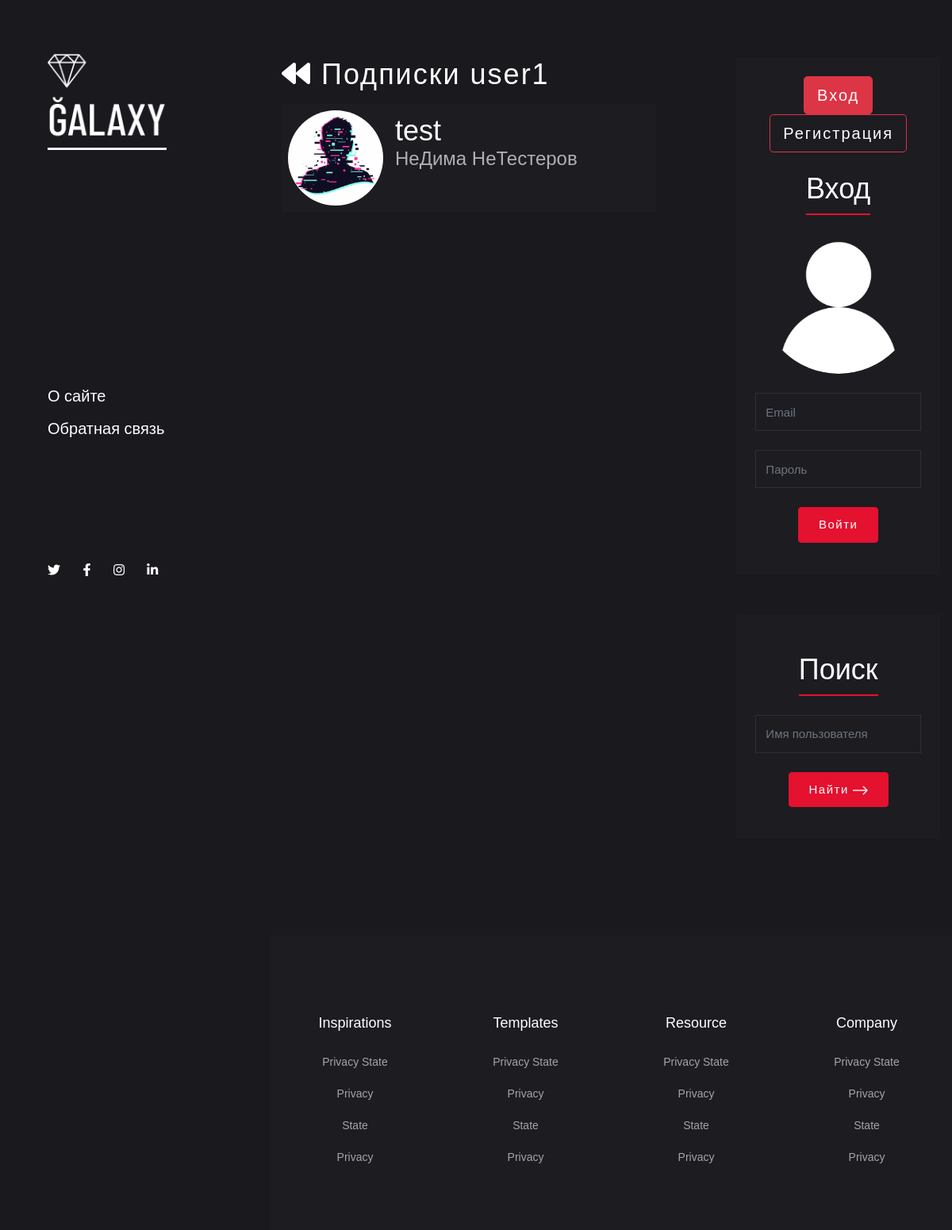
The app's page /profile/id2/follows/, older data.
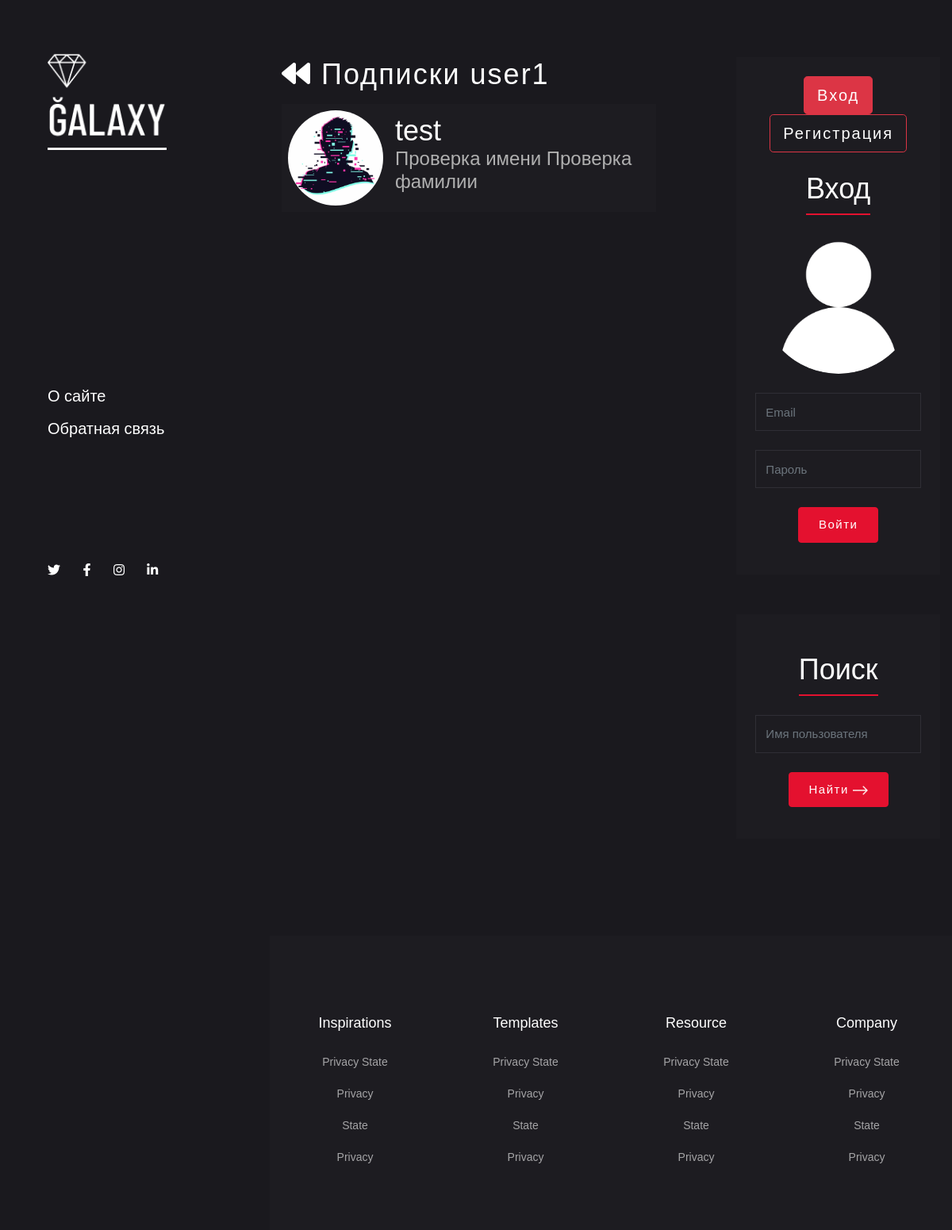
The same page, newer data.
### follows/models.py (models this page shows)
class Follow(models.Model):
    following = models.ForeignKey(
        settings.AUTH_USER_MODEL, on_delete=models.CASCADE, verbose_name="Подписка на", related_name="followers"
    )
    follower = models.ForeignKey(
        settings.AUTH_USER_MODEL, on_delete=models.CASCADE, verbose_name="Подписчик", related_name="follows"
    )
    time_created = models.DateTimeField(verbose_name="Время создания", auto_now_add=True)
    class Meta:
        unique_together = ("following", "follower",)
        verbose_name = "Подписка"
        verbose_name_plural = "Подписки"

### users/models.py (models this page shows, shortened)
class User(AbstractBaseUser, PermissionsMixin):
    username_validator = UnicodeUsernameValidator()
    email = models.EmailField(
        verbose_name="Адрес эл. почты", unique=True,
        error_messages={"unique": "Пользователь с такой эл. почтой уже существует"},
    )
    username = models.CharField(
        verbose_name="Имя пользователя", unique=True, max_length=50, validators=[username_validator],
        error_messages={"unique": "Пользователь с таким именем уже существует"},
    )
    first_name = models.CharField(verbose_name="Имя", max_length=150, blank=True)
    last_name = models.CharField(verbose_name="Фамилия", max_length=150, blank=True)
    is_staff = models.BooleanField(verbose_name="Сотрудник", default=False)
    is_active = models.BooleanField(verbose_name="Активный", default=True)
    date_joined = models.DateTimeField(verbose_name="Дата регистрации", default=timezone.now)
    objects = UserManager()
    USERNAME_FIELD = "email"
    REQUIRED_FIELDS = ["username", ]
    class Meta:
        verbose_name = "Пользователь"
        verbose_name_plural = "Пользователи"

class Profile(models.Model):
    user = models.OneToOneField(User, on_delete=models.CASCADE)
    photo = models.ImageField(verbose_name="Фото", upload_to="profile_pictures/", blank=True)
    vk = models.CharField(verbose_name="Профиль Вконтакте", max_length=100, blank=True)
    tg = models.CharField(verbose_name="Профиль Telegram", max_length=100, blank=True)
    instagram = models.CharField(verbose_name="Профиль Instagram", max_length=100, blank=True)
    bio = models.TextField(verbose_name="О себе", blank=True)
    class Meta:
        verbose_name = "Профиль"
        verbose_name_plural = "Профили"
        ordering = ("-user__date_joined",)
    def get_absolute_url(self):
        return reverse("profile", kwargs={"profile_id": self.id})

### blog/views.py (the view)
# urls.py: path("profile/id<int:profile_id>/follows/", ProfileFollowsView.as_view(), name="follows"),
class ProfileFollowsView(BaseProfileFollowsView):
    template_name = "blog/follows_list.html"
    def get_queryset(self):
        return self.object.user.follows.select_related("following__profile")
    def get_context_data(self, **kwargs):
        context = super().get_context_data(**kwargs)
        context["title"] = f"Подписки {self.object.user.username}"
        return context

### blog/utils.py (called while the page is built)
    def get(self, request, *args, **kwargs):
        self.object = self.get_object(queryset=Profile.objects.select_related("user"))
        return super().get(request, *args, **kwargs)

### users/templatetags/users_tags.py (called while the page is built)
@register.inclusion_tag("users/tags/authentication_tag.html")
def show_forms():
    return {"register_form": forms.UserRegisterForm, "login_form": forms.UserLoginForm}

### templates/blog/follows_list.html (shortened to what this page needs)
{% extends "base.html" %}{% load static %}
{% block content %}
    <h2 class="text-white add-letter-space mb-3">
        <a href="{% url 'profile' profile_id=profile.user.id %}" class="text-white"><i class="fas fa-backward"></i></a>
        {{ title }}
    </h2>
    {% for follow in object_list %}
        <div class="bg-dark p-2 mb-4">
            <div class="d-flex">
                <img class="rounded-circle d-block" width="120px"
                        {% if follow.following.profile.photo %} src="{{ follow.following.profile.photo.url }}"
                        {% else %} src="{% static 'users/img/profile-pic.png' %}" {% endif %} alt>
                <div class="mt-1 container-fluid">
                    <div class="d-flex justify-content-between">
                        <h2 class="text-white">
                            <a class="text-white opacity-50-onHover"
                               href="{{ follow.following.profile.get_absolute_url }}">{{ follow.following.username }}</a>
                        </h2>
                    </div>
                    {% if follow.following.first_name and follow.following.last_name %}
                        <h3>{{ follow.following.first_name }} {{ follow.following.last_name }}</h3>
                    {% endif %}
                </div>
            </div>
        </div>
    {% endfor %}
{% endblock %}

Row changes from the older to the newer data that the page shows:
changed through a linked row, Follow "test": following.first_name "НеДима" → "Проверка имени"; following.last_name "НеТестеров" → "Проверка фамилии"
